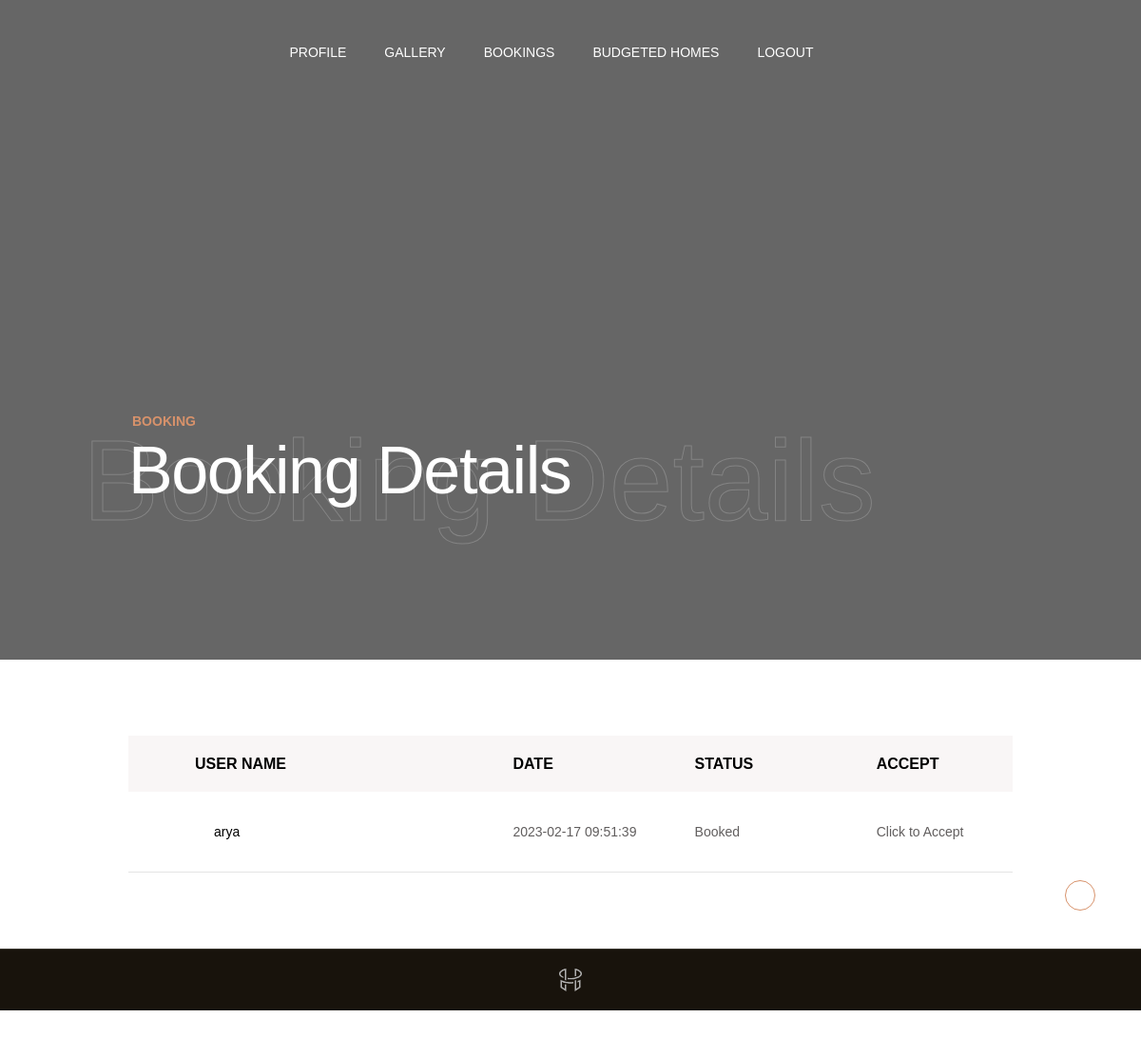
The app's page /architecture/budbook_view.php (signed in), older data.
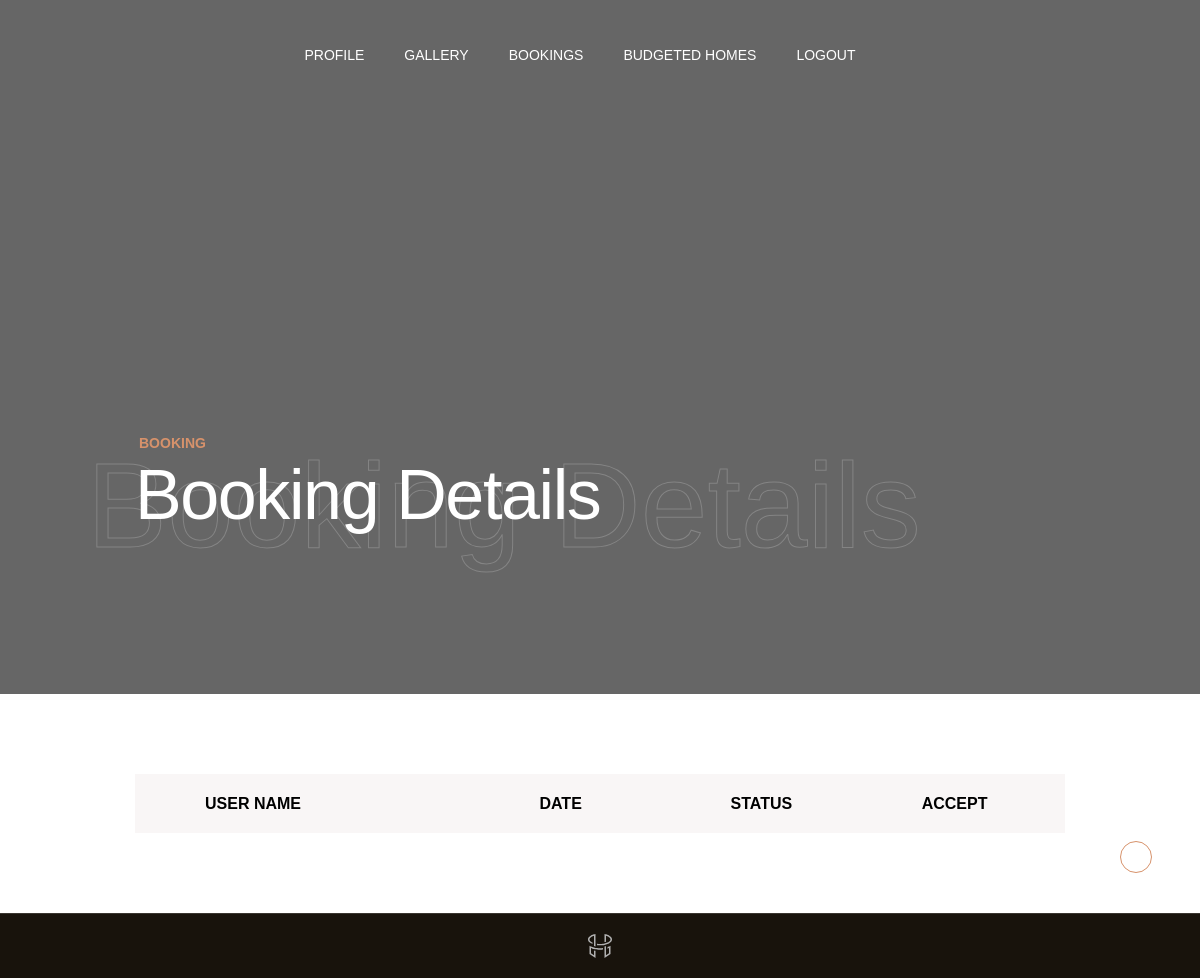
The same page, newer data.
### tables this page shows
CREATE TABLE IF NOT EXISTS `budget_booking` (
  `bb_id` int(11) NOT NULL AUTO_INCREMENT,
  `bbl_id` int(11) NOT NULL,
  `bbhl_id` int(11) NOT NULL,
  `bbcl_id` int(11) NOT NULL,
  `bb_status` varchar(100) NOT NULL DEFAULT 'Booked',
  `bb_date` timestamp NOT NULL DEFAULT CURRENT_TIMESTAMP,
  PRIMARY KEY (`bb_id`)
);

CREATE TABLE IF NOT EXISTS `userregistration` (
  `u_id` int(30) NOT NULL AUTO_INCREMENT,
  `ul_id` int(30) NOT NULL,
  `u_fname` varchar(100) NOT NULL,
  `u_lname` varchar(100) NOT NULL,
  `u_address` varchar(100) NOT NULL,
  `u_email` varchar(100) NOT NULL,
  `u_password` varchar(100) NOT NULL,
  `u_phonenumber` varchar(100) NOT NULL,
  `u_file` varchar(100) NOT NULL,
  PRIMARY KEY (`u_id`)
);

### architecture/budbook_view.php (the view, shortened to what this page needs)
<?php
include 'ar_header.php';
include('../database.php');
?>
  <div class="content-wrapper  js-content-wrapper">
        <section class="page-masthead">
          <div data-parallax="0.6" class="page-masthead__bg">
          </div>
          <div class="container">
            <div class="page-masthead__content">
              <div class="row justify-content-between md:justify-content-center align-items-center">
                <div class="col-lg-9 col-md-10">
                  <div data-anim="slide-up delay-1">
                    <div class="page-masthead__subtitle">Booking</div>
                    <div class="page-masthead__back_title">Booking Details</div>
                    <h1 class="page-masthead__title text-white">Booking Details</h1>
                  </div>
                </div>
              </div>
            </div>
          </div>
        </section>
        <section class="layout-pt-md layout-pb-md">
          <div class="container">
            <div class="row x-gap-60">
              <div class="col-lg">
                <div class="shopCart-header sm:d-none">
                  <div class="row no-gutters justify-content-between">
                    <div class="col-md-4">
                      <div class="shopCart-header__title">
                        User Name
                      </div>
                    </div>
                    <div class="col-md-2">
                      <div class="shopCart-header__title">
                        Date
                      </div>
                    </div>
                    <div class="col-md-2">
                      <div class="shopCart-header__title">
                        Status
                      </div>
                    </div>
                    <div class="col-md-2">
                      <div class="shopCart-header__title">
                        Accept
                      </div>
                    </div>
                  </div>
                </div>
                <div class="shopCart-products">
                  <?php
 $sql= "SELECT *
FROM budget_booking
INNER JOIN userregistration
ON budget_booking.bbl_id = userregistration.ul_id WHERE budget_booking.bbcl_id=$l_id";
                    $result = $con->query($sql);
                               while($row= mysqli_fetch_array($result))
                                 {
                                  ?>
                  <div class="shopCart-products__item">
                    <div class="row no-gutters y-gap-10 justify-content-between">
                      <div class="col-md-4">
                        <div class="shopCart-products__product">
                          <div class="title"><?php echo  $u_fname= $row['u_fname']; ?></div>
                        </div>
                      </div>
                      <div class="col-md-2 sm:mt-16">
                        <div class="d-flex h-100 align-items-center">
                          <div class="shopCart-products__price text-grey">
                             <?php echo  $bb_date=$row['bb_date']; ?>
                          </div>
                        </div>
                      </div>
                      <div class="col-md-2">
                        <div class="d-flex h-100 align-items-center">
                          <div class="shopCart-products__quantity text-grey">
                            <?php echo  $bb_status=$row['bb_status']; ?>
                          </div>
                        </div>
                      </div>
                      <div class="col-md-2">
                        <div class="d-flex h-100 align-items-center">
                          <div class="shopCart-products__subtotal text-grey">
                            <div class="shopCart-products__cross">
                              <?php
$dddd="Booked";
                               if($bb_status==$dddd)
                               {
                                ?>
                       <a href="budaccept.php?bb_id=<?php echo $row['bb_id']; ?>"> Click to Accept</a>
                     <?php  }
                     else
                     {
                      ?>
                      <?php
                      echo "Accepted";
                      ?>
                      <?php
                     }
                     ?>
                      </div>
                          </div>
                        </div>
                      </div>
                    </div>
                  </div>
                <?php   }
                                 ?>
                </div>
              </div>
              </div>
          </div>
        </section>
       <?php
include 'ar_footer.php';
?>

Row changes from the older to the newer data that the page shows:
removed budget_booking: userregistration.u_fname "arya", bb_date "2023-02-17 09:51:39", bb_status "Booked"
